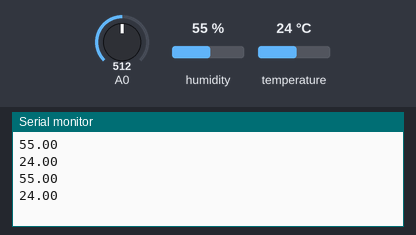
The sketch below on a simulated Arduino Uno, built with avr-gcc and run on an emulated ATmega328P. Shown: the last lines printed to the serial monitor. Inputs (shaded band) come from the test bench; at power-on: humidity 55 %, temperature 24 °C, A0 = 512.

Above: at 1.8 s.
1.9 s: humidity set to 22 %
At 3.3 s:
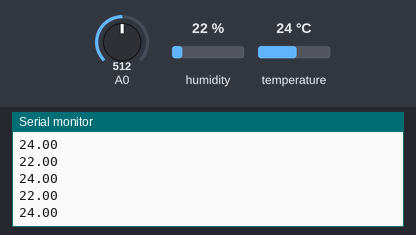
3.4 s: temperature set to 12 °C
At 4.7 s:
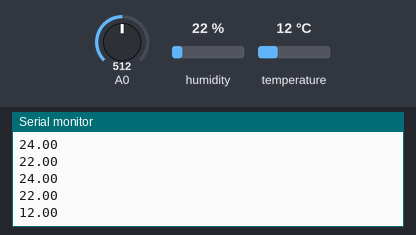
4.9 s: humidity set to 40 %
At 5.9 s:
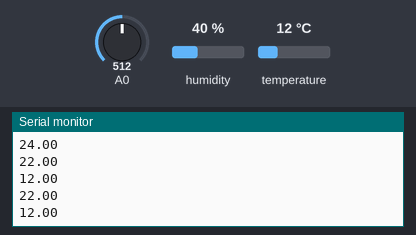
Timing chart, 0 to 7.9 s (numbered marks = the images above; inputs shaded):
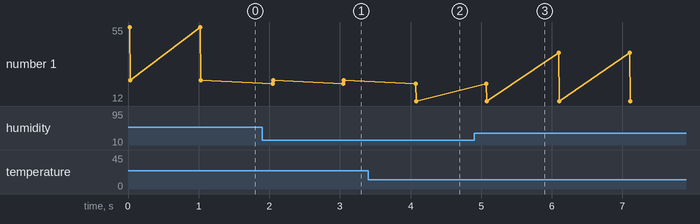

The sketch:

slave.ino
```cpp
// Slave
// by Ignacio De Bonis
//
// It reads data from DHT11 and potentiometer, and sends to master on request.
// It sends potentiometer values (int), humidity and temperature (float)

// Created 9 May 2021

// Slave adresses 7 and under are reserved.
// I2C protocol can support up to 127 devices.
#define SLAVE_ADDRESS 8

#include <Wire.h>
#include <DHT.h>

// Define the digital pin that reads the sensor
#define DHTPIN 7
// Define the sensor type
#define DHTTYPE DHT11

// Define DHT11
DHT dht(DHTPIN, DHTTYPE);

// Define Pot value
int sensorValue;

typedef union {
  float number;
  uint8_t bytes[4];
} FLOATUNION_t;

FLOATUNION_t hum, temp;

void setup() {
  // Initialize variables
  hum.number = 0;
  temp.number = 0;

  // Initialize DHT11
  dht.begin();
  Wire.begin(SLAVE_ADDRESS);    // join i2c bus with address #8
  Wire.onRequest(requestEvent); // register event
  Serial.begin(9600);

}

void loop() {
  sensorValue = analogRead(A0);

  // Read relative humidity
  hum.number = dht.readHumidity();
  // Read temperature in Celsius
  temp.number = dht.readTemperature();

  Serial.println(hum.number);
  Serial.println(temp.number);
  delay(1000);
}

// function that executes whenever data is requested by master
// this function is registered as an event, see setup()
void requestEvent() {
  // Send Analog values
  Wire.write(sensorValue); // send the lower 8 bits
  Wire.write((sensorValue >> 8)); // send the upper 8 bits

  // Send DHT values
  for (int i = 0; i < 4; i++) {
    Wire.write(temp.bytes[i]);
  }
  for (int i = 0; i < 4; i++) {
    Wire.write(hum.bytes[i]);
  }
  // as expected by master
}
```

Measured:
- after the input at 1.9 s, the serial monitor: prints a new line after 0.15 s (image 1)
- after the input at 3.4 s, the serial monitor: prints a new line after 0.68 s (image 2)
- plotted number 1: 24 → 12 after the input at 3.4 s
